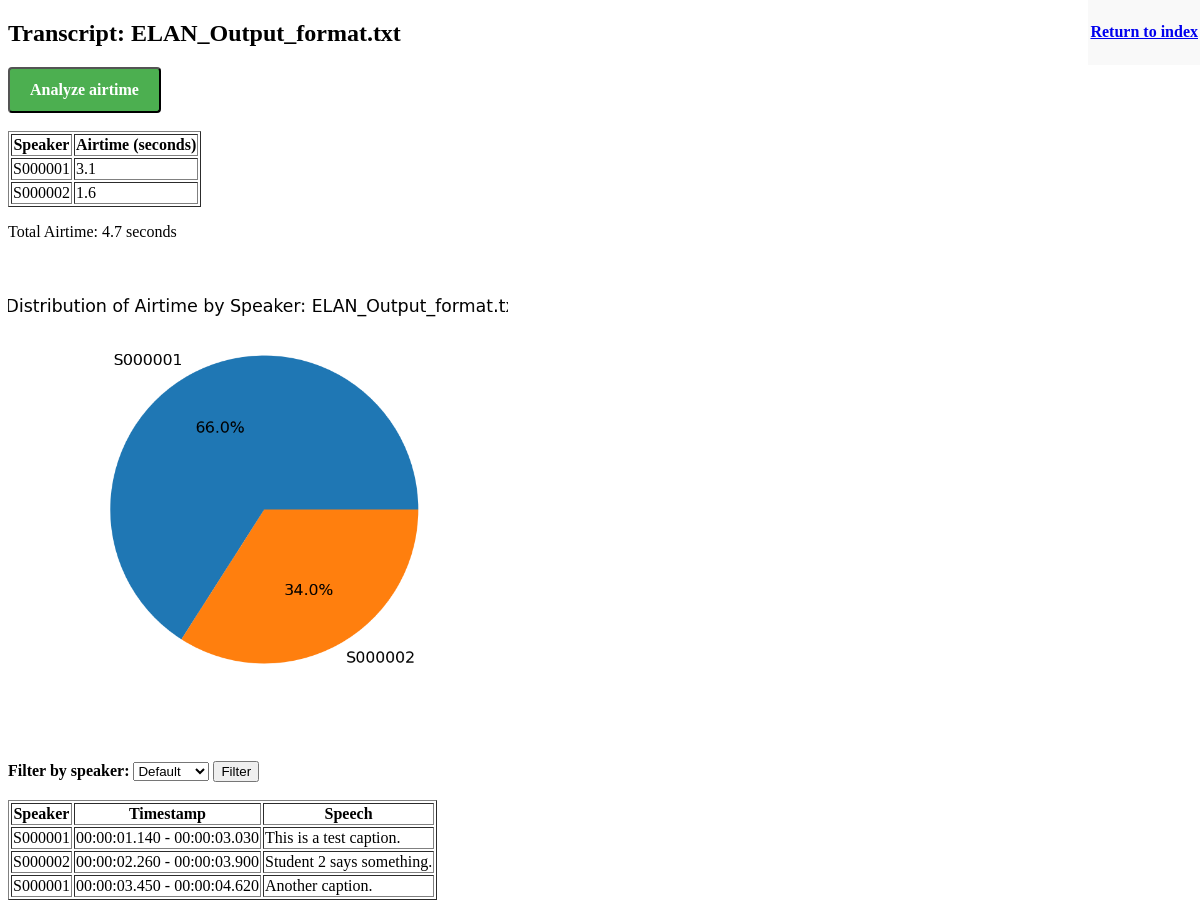
The app's page /analyze_airtime/1 with its own data.
### models.py (models this page shows, shortened)
class Transcript(db.Model):
    id = db.Column(db.Integer, primary_key=True)
    filename = db.Column(db.String(255), unique=True, nullable=False)
    text = db.Column(db.Text, nullable=False)
    transcript_data = db.Column(db.JSON, nullable=True)
    speakers = db.Column(db.JSON, nullable=True)  # Store list of unique speakers
    airtimes = db.Column(db.JSON, nullable=True)  # Store airtime data
    airtimes_chart_path = db.Column(db.String(255), nullable=True)

### app.py (the view)
@app.route('/analyze_airtime/<int:transcript_id>', methods=['GET'])
def analyze_airtime_route(transcript_id):
    transcript = Transcript.query.get_or_404(transcript_id)
    transcript_data = transcript.transcript_data
    speakers = transcript.speakers
    filename = transcript.filename
    airtimes = transcript.airtimes
    airtimes_chart_path = transcript.airtimes_chart_path
    total_airtime = sum(airtimes.values())
    sorted_airtimes = {k: v for k, v in sorted(airtimes.items(), key=lambda item: item[1], reverse=True)}
    return render_template('transcript_display.html', transcript_id=transcript_id, filename=filename, transcript_data=transcript_data, speakers=speakers, airtimes=sorted_airtimes, total_airtime=total_airtime, airtimes_chart_path=airtimes_chart_path)

### templates/transcript_display.html (shortened to what this page needs)
<!DOCTYPE html>
<html>
<head>
    <link href="{{ url_for('static', filename='styles.css') }}" rel="stylesheet">
</head>
<body>
    <h2>Transcript: {{ filename }}</h2>
    <header>
        <h4><a href="/">Return to index</a></h4>
    </header>
    <form action="/analyze_airtime/{{ transcript_id }}" method="get">
        <button class="airtime-button" type="submit">Analyze airtime</button>
    </form>
    <br>
    {% if airtimes %}
    <table border="1">
        <thead>
            <tr>
                <th>Speaker</th>
                <th>Airtime (seconds)</th>
            </tr>
        </thead>
        <tbody>
            {% for speaker, duration in airtimes.items() %}
            <tr>
                <td>{{ speaker }}</td>
                <td>{{ duration }}</td>
            </tr>
            {% endfor %}
        </tbody>
    </table>
    <p>Total Airtime: {{ total_airtime }} seconds</p>
    <img src="{{ url_for('static', filename=airtimes_chart_path) }}" alt="Pie chart">
    <br>
    {% endif %}
    <form action="/filter_by_speaker/{{ transcript_id }}" method="get">
        <label for="speaker"><b>Filter by speaker:</b></label>
        <select name="speaker">
          <option value="Default">Default</option>
        </select>
        <input type="submit" value="Filter">
      </form>
      <br>
    <table border="1">
        <tr>
            <th>Speaker</th>
            <th>Timestamp</th>
            <th>Speech</th>
        </tr>
        {% for entry in transcript_data %}
        <tr>
            <td>{{ entry.speaker }}</td>
            <td>{{ entry.timestamp }}</td>
            <td>{{ entry.speech }}</td>
        </tr>
        {% endfor %}
    </table>
</body>
</html>

### static/styles.css (style rules this page uses)
header { position: fixed; top: 0; right: 0; padding: 2px; background-color: #f9f9f9; z-index: 1000; }
img { max-width: 500px; height: auto; }
.airtime-button { background-color: #4CAF50; color: white; padding: 12px 20px; font-size: 16px; font-family: serif; font-weight: bold; border-radius: 4px; cursor: pointer; }

### records on screen
Transcript: filename "ELAN_Output_format.txt", airtimes_chart_path (picture)

### other values on screen
{{ speaker }} "S000001" "S000002"
{{ duration }} "3.1" "1.6"
{{ total_airtime }} "4.7"
{{ entry.speaker }} "S000001" "S000002" "S000001"
{{ entry.timestamp }} "00:00:01.140 - 00:00:03.030" "00:00:02.260 - 00:00:03.900" "00:00:03.450 - 00:00:04.620"
{{ entry.speech }} "This is a test caption." "Student 2 says something." "Another caption."
